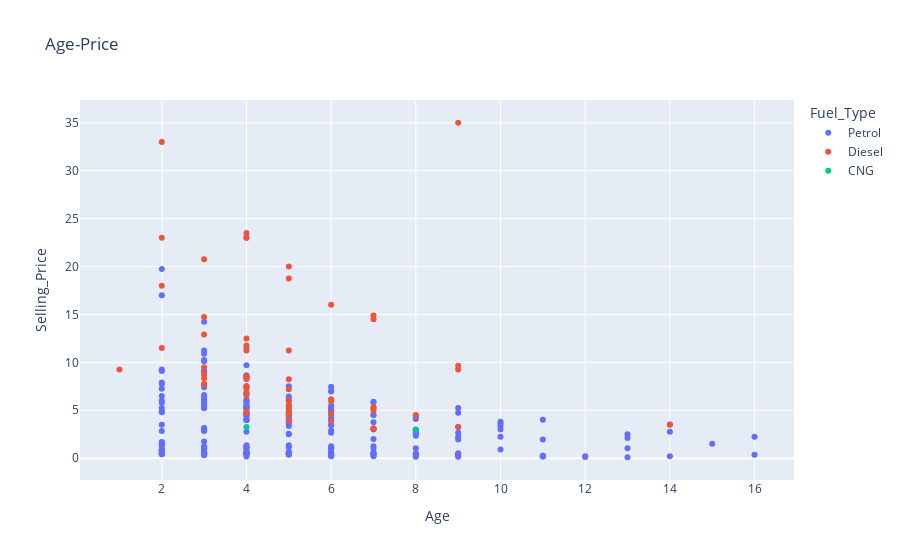

Source (notebook cell):
### Markdown cell above
### Plotting each feature vs target ("Selling_Price")

### Code cell
fig = px.line(df, x="Age", y="Selling_Price", color="Fuel_Type", title="Age-Price")
fig.update_traces(mode="markers")

fig.show();

### Figure 1 — Plotly figure (JSON) as saved in the notebook; plotly's stock layout.template omitted (floating-point values rounded to 4 significant figures; data arrays with more than 128 entries replaced by an {"elided": "..."} marker saying what was removed)
{"data": [{"hovertemplate": "Fuel_Type=Petrol<br>Age=%{x}<br>Selling_Price=%{y}<extra></extra>", "legendgroup": "Petrol", "line": {"color": "#636efa", "dash": "solid"}, "marker": {"symbol": "circle"}, "mode": "markers", "name": "Petrol", "orientation": "v", "showlegend": true, "type": "scatter", "x": {"elided": "239 int values"}, "xaxis": "x", "y": {"elided": "239 float values"}, "yaxis": "y"}, {"hovertemplate": "Fuel_Type=Diesel<br>Age=%{x}<br>Selling_Price=%{y}<extra></extra>", "legendgroup": "Diesel", "line": {"color": "#EF553B", "dash": "solid"}, "marker": {"symbol": "circle"}, "mode": "markers", "name": "Diesel", "orientation": "v", "showlegend": true, "type": "scatter", "x": [6, 5, 1, 4, 3, 4, 4, 3, 4, 3, 4, 7, 5, 5, 5, 5, 7, 4, 2, 6, 5, 5, 4, 2, 5, 9, 5, 8, 5, 7, 3, 4, 2, 4, 14, 9, 5, 4, 3, 9, 9, 4, 4, 5, 4, 7, 7, 6, 6, 4, 7, 6, 7, 3, 5, 3, 5, 4, 3, 2], "xaxis": "x", "y": [4.75, 4.6, 9.25, 6.5, 8.75, 7.45, 6.85, 7.75, 7.25, 7.75, 7.45, 3.1, 4.95, 6, 5.5, 5.5, 14.9, 23, 18, 16, 19.99, 18.75, 23.5, 33, 4.75, 9.25, 3.95, 4.5, 4.9, 14.5, 14.73, 4.75, 23, 12.5, 3.49, 35, 11.25, 23, 20.75, 9.65, 3.25, 4.85, 11.75, 6, 8.25, 4.95, 3.1, 6.15, 3.9, 11.25, 5.35, 5.95, 5.2, 12.9, 7.2, 8.35, 8.25, 8.55, 9.5, 11.5], "yaxis": "y"}, {"hovertemplate": "Fuel_Type=CNG<br>Age=%{x}<br>Selling_Price=%{y}<extra></extra>", "legendgroup": "CNG", "line": {"color": "#00cc96", "dash": "solid"}, "marker": {"symbol": "circle"}, "mode": "markers", "name": "CNG", "orientation": "v", "showlegend": true, "type": "scatter", "x": [4, 8], "xaxis": "x", "y": [3.25, 2.95], "yaxis": "y"}], "layout": {"legend": {"title": {"text": "Fuel_Type"}, "tracegroupgap": 0}, "title": {"text": "Age-Price"}, "xaxis": {"anchor": "y", "domain": [0, 1], "title": {"text": "Age"}}, "yaxis": {"anchor": "x", "domain": [0, 1], "title": {"text": "Selling_Price"}}}}
